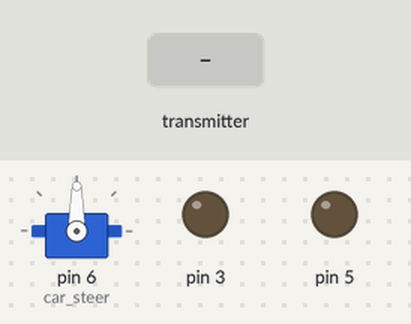
Simulated run of this sketch. Board: Arduino Uno, built with avr-gcc and run on an emulated ATmega328P. On the bench: servo, output pins drawn as LEDs (lit = HIGH). Inputs (shaded band) come from the test bench. No radio packets arrive unless stated; what the sketch prints to the serial monitor is not drawn.

Above: at 2.2 s.
2.3 s: the transmitter starts sending acc_val = 64
At 2.8 s:
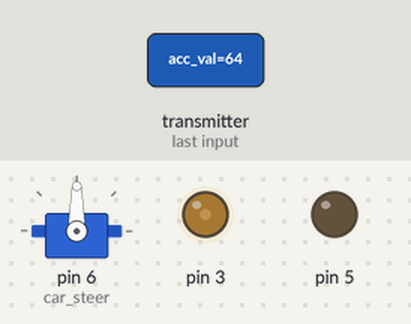
3.8 s: the transmitter starts sending steer_val = 0
At 5.0 s:
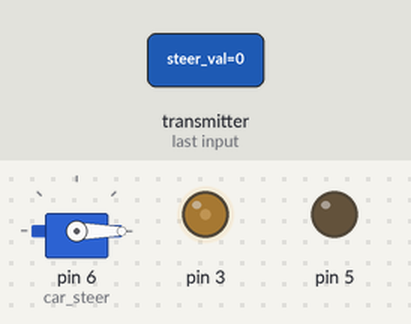
5.3 s: the transmitter starts sending car = 0
At 6.3 s:
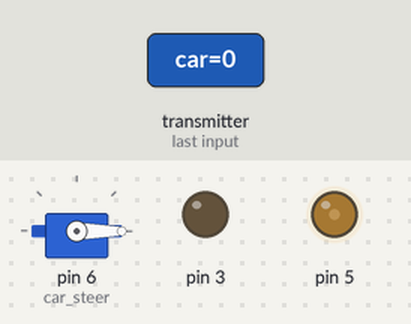
6.8 s: the transmitter starts sending acc_val = 128
At 7.5 s:
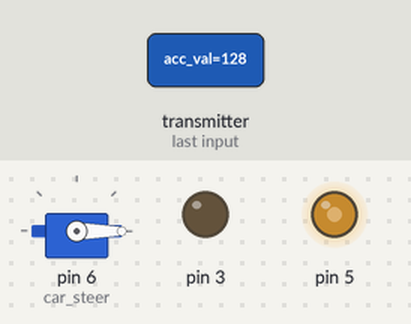
8.3 s: the transmitter starts sending steer_val = 64
At 9.5 s:
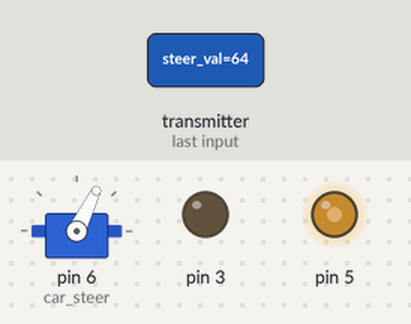
9.8 s: the transmitter starts sending car = 1
At 11.0 s:
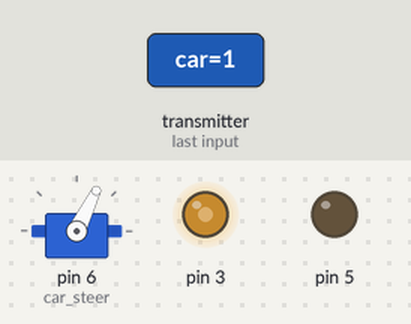
Timing chart, 0 to 12.3 s (numbered marks = the images above; inputs shaded):
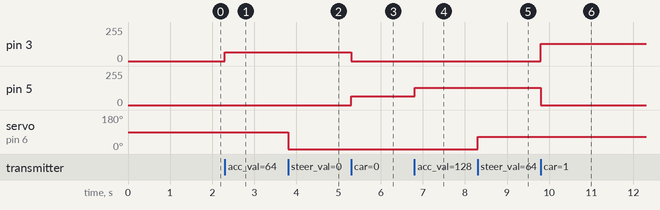

Measured:
- after the input at 2.3 s, pin 3: 0/255 → 64/255 at once
- after the input at 3.8 s, servo on pin 6 (car_steer): 90° → 0° at once
- after the input at 5.3 s, pin 3: 64/255 → 0/255 at once; pin 5: 0/255 → 64/255 at once
- after the input at 6.8 s, pin 5: 64/255 → 128/255 at once
- after the input at 8.3 s, servo on pin 6 (car_steer): 0° → 64° at once
- after the input at 9.8 s, pin 3: 0/255 → 128/255 at once; pin 5: 128/255 → 0/255 at once

The sketch:

nrf_reci_mech.ino
```cpp
#include <SPI.h>
#include <nRF24L01.h>
#include <RF24.h>]
#include<Servo.h>

Servo car_steer;

RF24 radio(7, 8); // CE, CSN
#define steer A0
#define acc A1
const byte address[6] = "00001";
unsigned long lastReceiveTime = 0;
unsigned long currentTime = 0;

bool gear=0;
struct data_package
{
  byte steer_val;
  byte acc_val;
  bool car;
};
data_package data;
void reset()
{
  data.steer_val=90;
  data.acc_val=0;
  data.car=1;
}
void setup() {
  radio.begin();
  radio.openReadingPipe(0,address);
  radio.setAutoAck(false);
  radio.setPALevel(RF24_PA_LOW);
  radio.startListening();
  pinMode(3,OUTPUT);
  pinMode(5,OUTPUT);
  car_steer.attach(6);
  car_steer.write(90);
  Serial.begin(9600);
  reset();
  delay(1000);

}
void loop()
{
  if (radio.available())
  {    radio.read(&data, sizeof(data_package)); // Read the whole data and store it into the 'data' structure
lastReceiveTime = millis();

  }
  currentTime = millis();
  if ( currentTime - lastReceiveTime > 1000 ) // If current time is more then 1 second since we have recived the last data, that means we have lost connection
    reset();

      if (data.car==1) //Forward
      {
        digitalWrite(5,0);
        analogWrite(3,data.acc_val);
        car_steer.write(data.steer_val);
      }
      else
      {
        digitalWrite(3,0);
        analogWrite(5,data.acc_val);
        car_steer.write(data.steer_val);
      }
      Serial.println(data.acc_val);
}
```
